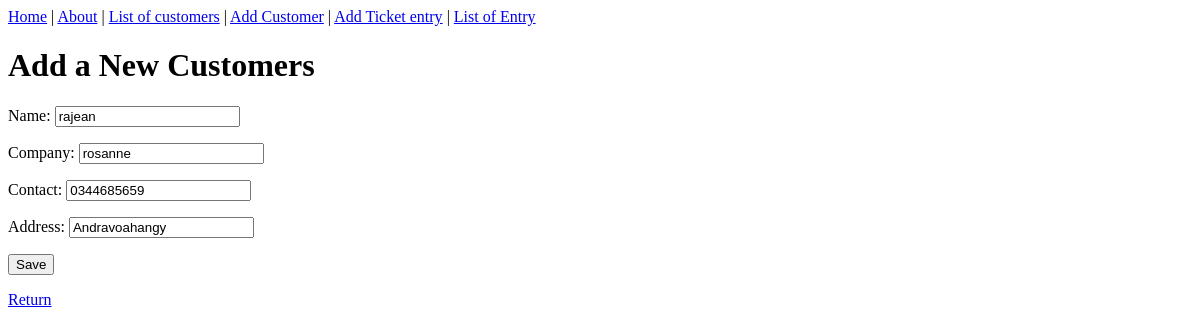
Before: /customers/list/1/update/ with the older database file.
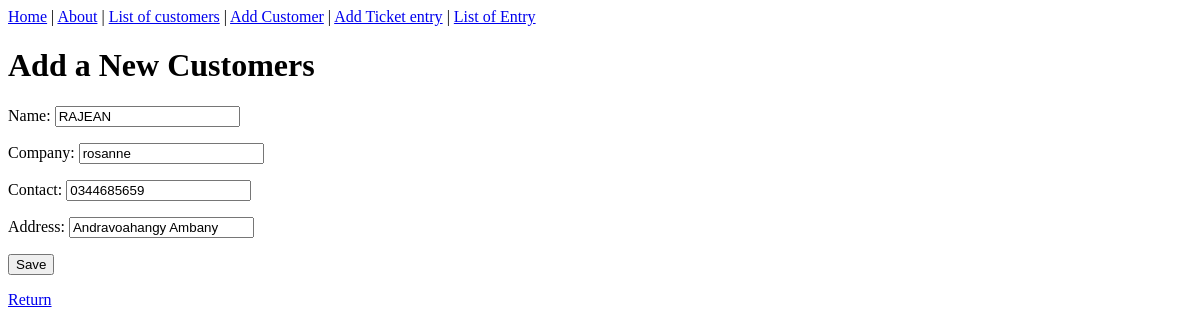
After: the same page with the newer database file.
### customers/models.py (models this page shows, shortened)
class Customers(models.Model):
    name = models.CharField(max_length=200,unique=True)
    company = models.CharField(max_length=200)
    contact = models.CharField(max_length=10,unique=True)
    address = models.CharField(max_length=100)

### customers/views.py (the view)
# urls.py: path('list/<int:pk>/update/', CustomersUpdateView.as_view(), name='customer-update'),
class CustomersUpdateView(UpdateView):
    model = Customers
    form_class = CustomerForm
    template_name = 'customers/customer_form.html'
    context_object_name = 'customer'
    success_url = reverse_lazy('customer-list')

### customers/forms.py (shortened to what this page needs)
class CustomerForm(forms.ModelForm):
    class Meta:
        model = Customers
        fields = '__all__'

### customers/templates/customers/customer_form.html (shortened to what this page needs)
{% extends 'customers/base.html' %}
{% block content %}
<h1>Add a New Customers</h1>
<form method="post">
    {{ form.as_p }}
    <input type="submit" value="Save">
</form>
<a href="{% url 'home' %}">Return</a>
{% endblock content %}

Changed rows visible on the page:
changed Customers "rosanne": name "rajean" → "RAJEAN"; address "Andravoahangy" → "Andravoahangy Ambany"
